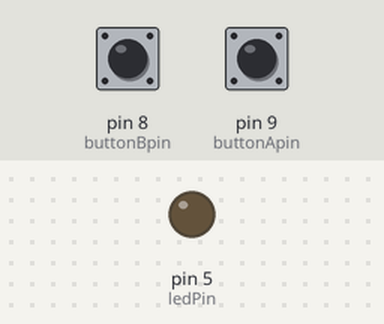
The program below on a simulated Arduino Uno, built with avr-gcc and run on an emulated ATmega328P. Parts: output pins drawn as LEDs (lit = HIGH). The inputs (shaded band) are chosen by the test bench; at power-on: pin 9 (buttonApin) HIGH, pin 8 (buttonBpin) HIGH.

Above: at 1.2 s.
1.3 s: pin 9 (buttonApin) pulled LOW for 0.15 s
At 1.7 s:
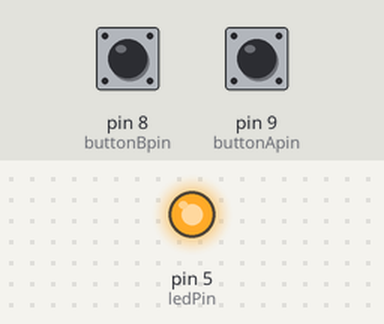
2.9 s: pin 8 (buttonBpin) pulled LOW for 0.15 s
At 4.1 s:
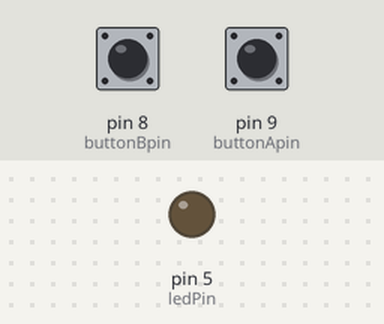
4.5 s: pin 9 (buttonApin) pulled LOW for 1 s
At 5.3 s:
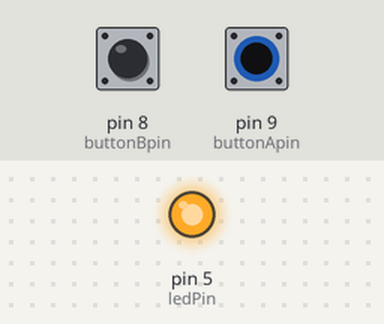
7.0 s: pin 8 (buttonBpin) driven LOW and pin 9 (buttonApin) driven LOW
At 7.5 s:
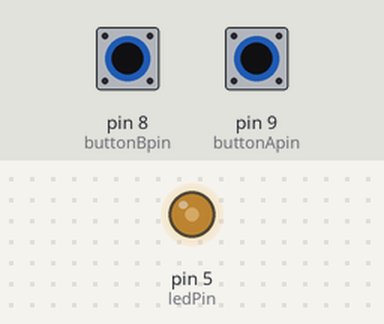
8.5 s: pin 8 (buttonBpin) driven HIGH
At 9.4 s:
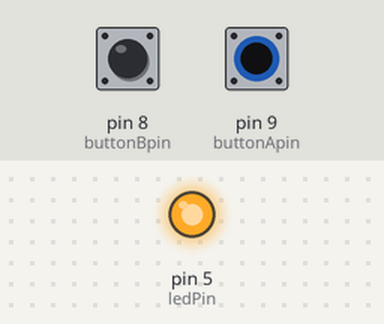
Timing chart, 0 to 11.0 s (numbered marks = the images above; inputs shaded):
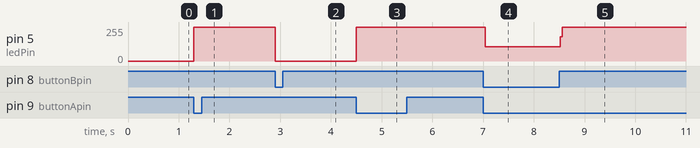

Measured:
- after the input at 1.3 s, pin 5 (ledPin): 0/255 → 255/255 at once
- after the input at 2.9 s, pin 5 (ledPin): 255/255 → 0/255 at once
- after the input at 4.5 s, pin 5 (ledPin): 0/255 → 255/255 at once
- after the input at 7.0 s, pin 5 (ledPin): 255/255 → 108/255 at once
- after the input at 8.5 s, pin 5 (ledPin): 108/255 → 255/255 at once

The program:

main.cpp
```cpp
#include <Arduino.h>

/***********************************************************
File name: Lesson_3_digital_inputs.ino
Description: use push buttons with digital inputs to turn
             an LED on and off
Website: www.uctronics.com
E-mail: sales@uctronics.com
Author: Lee
Date: 2017/06/12
***********************************************************/
int ledPin = 5;
int buttonApin = 9;
int buttonBpin = 8;

byte leds = 0;

void setup()
{
  pinMode(ledPin, OUTPUT);
  pinMode(buttonApin, INPUT_PULLUP);
  pinMode(buttonBpin, INPUT_PULLUP);
}

void loop()
{
  if (digitalRead(buttonApin) == LOW)
  {
    digitalWrite(ledPin, HIGH);
  }
  if (digitalRead(buttonBpin) == LOW)
  {
    digitalWrite(ledPin, LOW);
  }
}
```
